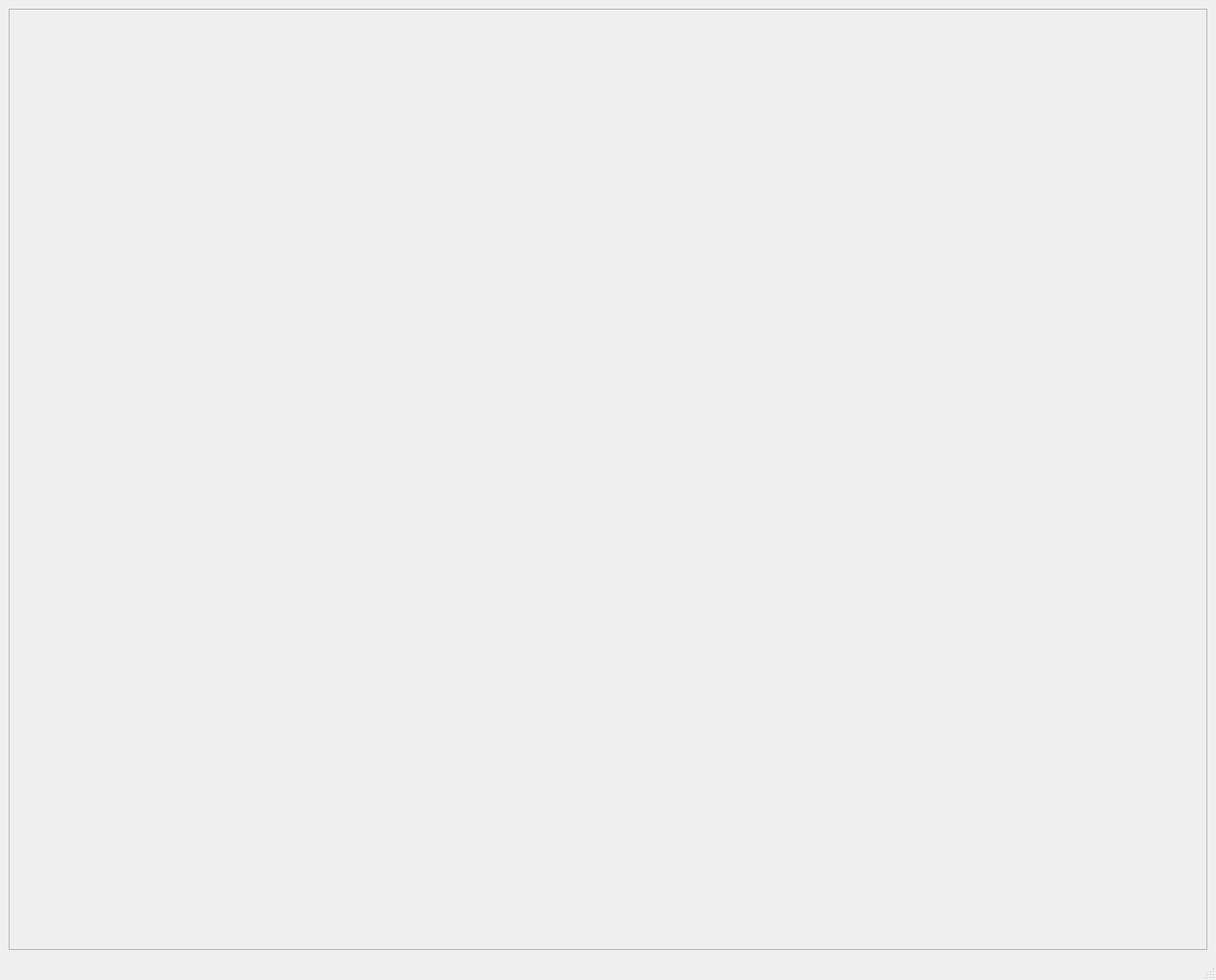
<?xml version="1.0" encoding="UTF-8"?>
<ui version="4.0">
 <class>RegisterBrowser</class>
 <widget class="QMainWindow" name="RegisterBrowser">
  <property name="geometry">
   <rect>
    <x>0</x>
    <y>0</y>
    <width>1257</width>
    <height>1013</height>
   </rect>
  </property>
  <property name="windowTitle">
   <string>MainWindow</string>
  </property>
  <widget class="QWidget" name="centralwidget">
   <layout class="QGridLayout" name="gridLayout">
    <item row="1" column="0">
     <widget class="QScrollArea" name="scrollArea">
      <property name="enabled">
       <bool>true</bool>
      </property>
      <property name="widgetResizable">
       <bool>true</bool>
      </property>
      <widget class="QWidget" name="scrollAreaWidgetContents">
       <property name="geometry">
        <rect>
         <x>0</x>
         <y>0</y>
         <width>1237</width>
         <height>952</height>
        </rect>
       </property>
       <layout class="QGridLayout" name="gridLayout_2"/>
      </widget>
     </widget>
    </item>
   </layout>
  </widget>
  <widget class="QMenuBar" name="menubar">
   <property name="geometry">
    <rect>
     <x>0</x>
     <y>0</y>
     <width>1257</width>
     <height>21</height>
    </rect>
   </property>
  </widget>
  <widget class="QStatusBar" name="statusbar"/>
 </widget>
 <resources/>
 <connections/>
 <slots>
  <slot>on_checkbox_clicked()</slot>
 </slots>
</ui>
